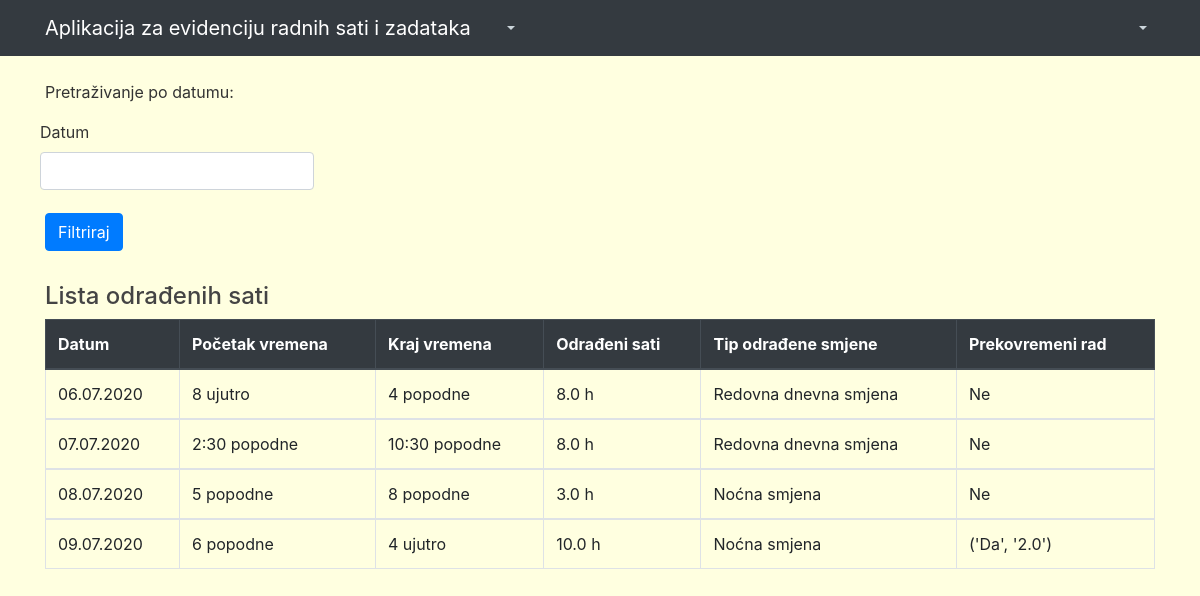
The app's page /osati (signed in) with its own data.
### app/models.py (models this page shows, shortened)
class OdradjeniSati(models.Model):
	datum = models.DateField(null= True, blank = True, auto_now_add=True)
	pvremena = models. TimeField(null= True, blank = True, verbose_name= 'Početak radnog vremena')
	kvremena = models. TimeField(null= True, blank = True, verbose_name= 'Kraj radnog vremena')
	korisnik = models.ForeignKey(User, on_delete=models.CASCADE ,null = True, blank = True,verbose_name = 'Korisnik' )
	class Meta:
		verbose_name_plural = "Odrađeni sati"
	def razlika(self):
		date_format = "%H:%M:%S"
		if self.pvremena != None and self.kvremena != None:
			time1 = datetime.strptime(str(self.pvremena), date_format)
			time2 = datetime.strptime(str(self.kvremena), date_format)
			difference = time2-time1
			diffe = difference.seconds / (60*60)
			diff = str(round(diffe,2))
			return diff
	def vrijeme(self):
		date_format = "%H:%M:%S"
		if self.pvremena != None and self.kvremena != None:
			time1 = datetime.strptime(str(self.pvremena), date_format)
			dtime1 = datetime.strptime('03:00:00', '%H:%M:%S')
			dtime2 = datetime.strptime('16:00:00', '%H:%M:%S')
			dtime3 = datetime.strptime('16:00:00', '%H:%M:%S')
			dtime5 = datetime.strptime('00:00:00', '%H:%M:%S')
			if time1 >= dtime1 and time1 <= dtime2:
				tip = 'Redovna dnevna smjena'
				return tip
			elif time1 >= dtime3 or time1 >= dtime5 and time1 <= dtime2:
				tip = 'Noćna smjena'
				return tip
	def prekovremeni(self):
		date_format = "%H:%M:%S"
		if self.pvremena != None and self.kvremena != None:
			time1 = datetime.strptime(str(self.pvremena), date_format)
			time2 = datetime.strptime(str(self.kvremena), date_format)
			difference = time2-time1
			diffe = difference.seconds / (60*60)
			if diffe > 8:
				diffe1 = diffe - 8
				diff2 = str(round(diffe1,2))
				prk = 'Da'
				return prk, diff2
			else:
				prk = 'Ne'
				return prk

### app/views.py (the view)
# urls.py: path('osati', views.PregledOSati.as_view(), name='osati-pregled'),
class PregledOSati(LoginRequiredMixin, ListView):
    model = OdradjeniSati
    template_name ='app/mojiosati.html'
    paginate_by = 10
    def get_queryset(self):
        return OdradjeniSati.objects.filter(korisnik=self.request.user).order_by('datum')
    def get_context_data(self, **kwargs):
        context = super().get_context_data(**kwargs)
        context ['filter'] = SFilter(self.request.GET, queryset= self.get_queryset())
        return context

### app/templates/app/mojiosati.html
{% extends "app/base.html" %}
{% load crispy_forms_tags %}
{% block content %}
<div class="input-group mb-3">
<div >
<p>Pretraživanje po datumu: </p>
  <form class = " form-row align-items-center" method ="GET" style="padding-bottom: 40px;">
<button type ="submit" id="mybutton" class = "btn btn-primary">Filtriraj</button>
{{filter.form|crispy}}
</form>
</div>
</div>
<div style="padding-top: 20px;">
  <h4>Lista odrađenih sati</h4>
  {% if odradjenisati_list %}
    <table class="table table-bordered">
       <thead class="thead-dark">
        <tr>
      <th scope="col">Datum</th>
      <th scope="col">Početak vremena</th>
      <th scope="col">Kraj vremena</th>
      <th scope="col">Odrađeni sati</th>
      <th scope="col">Tip odrađene smjene</th>
      <th scope="col">Prekovremeni rad</th>
      {%endif%}
        </tr>
      </thead>
  {% for odradjenisati in filter.qs %}
   <tbody>
      <td>{{odradjenisati.datum}}</td>
      <td>{{odradjenisati.pvremena}}</td>
      <td>{{odradjenisati.kvremena}}</td>
      <td>{{odradjenisati.razlika}} h</td>
      <td>{{odradjenisati.vrijeme}}</td>
      <td>{{odradjenisati.prekovremeni}}</td>
      </tbody>
      {% endfor %}
      </table>
</div>
{% endblock %}

### app/templates/app/base.html (shortened to what this page needs)
{% load static %}
<!DOCTYPE html>
<html>
<head>
    <link rel="stylesheet" href="https://stackpath.bootstrapcdn.com/bootstrap/4.5.0/css/bootstrap.min.css">
    <link href="https://unpkg.com/gijgo@1.9.13/css/gijgo.min.css" rel="stylesheet" type="text/css" />
    <link rel="stylesheet" type="text/css" href="{% static 'app/main.css' %}">
</head>
<!DOCTYPE html>
<html>
<head>
</head>
</html>
<body>
    <header class="site-header">
      <nav class="navbar navbar-expand-md navbar-dark bg-dark fixed-top">
        <div class="container">
          <a class="navbar-brand mr-4" href="{% url 'home' %}">Aplikacija za evidenciju radnih sati i zadataka </a>
          <div class="collapse navbar-collapse" id="navbarToggle">
            <div class="navbar-nav mr-auto">
                <li class="nav-item dropdown">
        <a class="nav-link dropdown-toggle" href="#" id="navbarDropdown" role="button" data-toggle="dropdown" aria-haspopup="true" aria-expanded="false">
        </a>
      </li>
            </div>
            <div class="navbar-nav">
               {% if user.is_authenticated %}
                <li class="nav-item dropdown">
        <a class="nav-link dropdown-toggle" href="#" id="navbarDropdown" role="button" data-toggle="dropdown" aria-haspopup="true" aria-expanded="false">
        </a>
              </li>
              {% else %}
                   <a class="nav-item nav-link" href="{% url 'login'%}?next={{request.path}}">Prijava</a>
              {% endif %}
            </div>
          </div>
        </div>
      </nav>
    </header>
    <main role="main" class="container">
      <div class="row">
        <div id= "mydiv" class="col-md-12">
          {% block content %}{% endblock %}
        </div>
          </div>
    </main>
</body>
</html>

### app/static/app/main.css (style rules this page uses)
body { background: #fafafa; color: #333333; margin-top: 5rem; }
h1, h2, h3, h4, h5, h6 { color: #444444; }
.site-header .navbar-nav .nav-link { color: #cbd5db; }
.btn { position: fixed; top: 45%; left: 50%; }
#mybutton { position: absolute; top: 80%; left: 0%; }

### app/templates/app/base.html (style rules this page uses)
body { background-color: #FFFFE0; }

### records on screen
OdradjeniSati: datum "06.07.2020", pvremena "8 ujutro", kvremena "4 popodne", razlika "8.0", vrijeme "Redovna dnevna smjena", prekovremeni "Ne"
OdradjeniSati: datum "07.07.2020", pvremena "2:30 popodne", kvremena "10:30 popodne", razlika "8.0", vrijeme "Redovna dnevna smjena", prekovremeni "Ne"
OdradjeniSati: datum "08.07.2020", pvremena "5 popodne", kvremena "8 popodne", razlika "3.0", vrijeme "Noćna smjena", prekovremeni "Ne"
OdradjeniSati: datum "09.07.2020", pvremena "6 popodne", kvremena "4 ujutro", razlika "10.0", vrijeme "Noćna smjena", prekovremeni "('Da', '2.0')"
